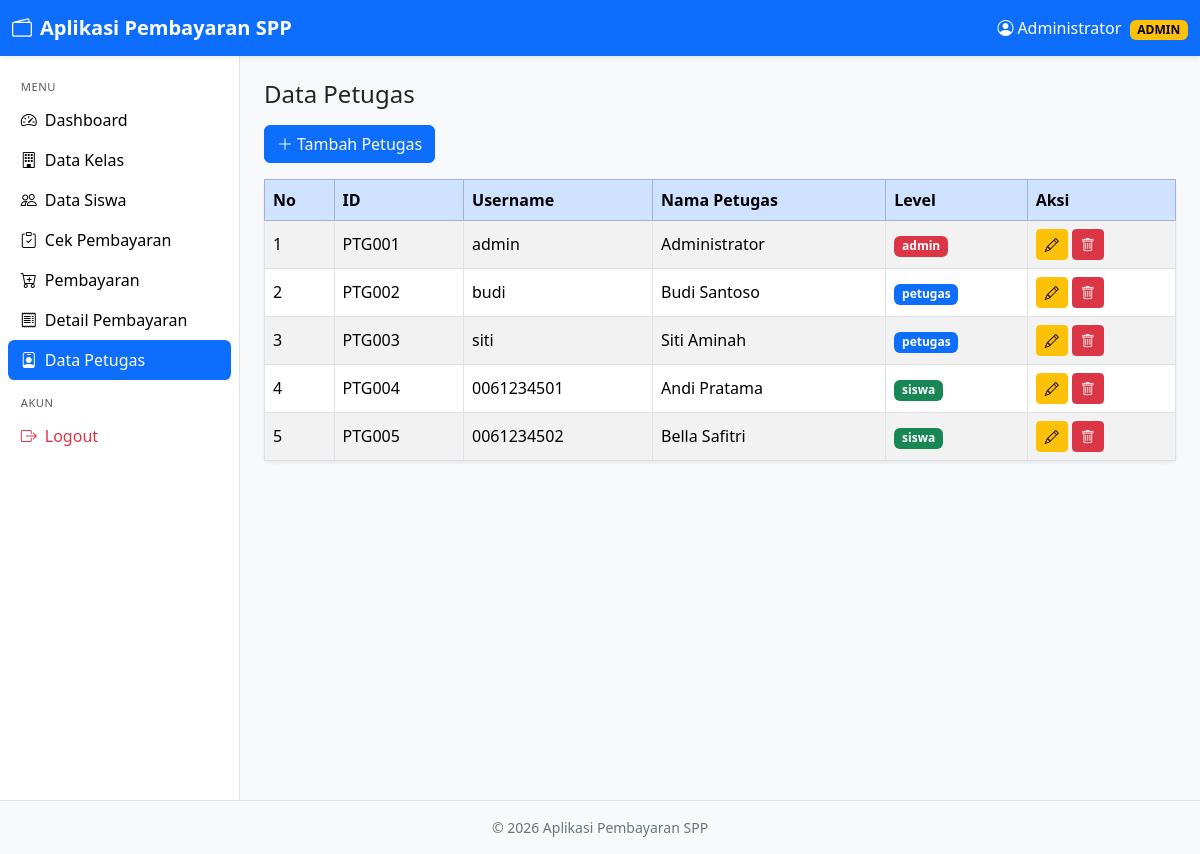
Screenshot of /petugas.php (signed in) with the database file from the repository.
### tables this page shows
CREATE TABLE tb_petugas (
  id_petugas   VARCHAR(11) NOT NULL,
  username     VARCHAR(25) NOT NULL,
  password     VARCHAR(32) NOT NULL,           
  nama_petugas VARCHAR(35) NOT NULL,
  level        ENUM('admin','petugas','siswa') NOT NULL,
  PRIMARY KEY (id_petugas),
  UNIQUE KEY uk_username (username)
);

### koneksi.php (called while the page is built, shortened)
<?php
function e($s) { return htmlspecialchars((string)$s, ENT_QUOTES, 'UTF-8'); }
function q($conn, $sql, $types = '', $params = []) {
    $st = $conn->prepare($sql);
    $st->execute();
    return $st;
}
function rows($conn, $sql, $types = '', $params = []) {
    return q($conn, $sql, $types, $params)->get_result()->fetch_all(MYSQLI_ASSOC);
}

### petugas.php (the view, shortened to what this page needs)
<?php
require 'koneksi.php';
$aksi = $_GET['aksi'] ?? 'list';
$levels = ['admin', 'petugas', 'siswa'];
require 'layout/header.php';
if ($aksi === 'tambah' || $aksi === 'edit'):
    if ($aksi === 'tambah') $r = ['id_petugas' => next_id($conn, 'tb_petugas', 'id_petugas', 'PTG'), 'username' => '', 'nama_petugas' => '', 'level' => 'petugas'];
?>
<div class="card shadow-sm border-0" style="max-width:640px">
  <div class="card-header bg-body fw-semibold"><?= $aksi === 'edit' ? 'Edit' : 'Tambah' ?> Petugas</div>
  <div class="card-body">
    <form method="post" class="row g-3">
      <input type="hidden" name="mode" value="<?= e($aksi) ?>">
      <div class="col-md-4">
        <label class="form-label">ID Petugas</label>
        <input class="form-control" name="id_petugas" value="<?= e($r['id_petugas']) ?>" readonly>
      </div>
      <div class="col-md-8">
        <label class="form-label">Username</label>
        <input class="form-control" name="username" value="<?= e($r['username']) ?>" maxlength="25" required>
      </div>
      <div class="col-12">
        <label class="form-label">Password</label>
        <input type="password" class="form-control" name="password" <?= $aksi === 'tambah' ? 'required' : 'placeholder="Kosongkan jika tidak diubah"' ?>>
      </div>
      <div class="col-md-8">
        <label class="form-label">Nama Petugas</label>
        <input class="form-control" name="nama_petugas" value="<?= e($r['nama_petugas']) ?>" maxlength="35" required>
      </div>
      <div class="col-md-4">
        <label class="form-label">Level</label>
        <select class="form-select" name="level">
          <?php foreach ($levels as $l): ?><option <?= $r['level'] === $l ? 'selected' : '' ?>><?= $l ?></option><?php endforeach; ?>
        </select>
      </div>
      <div class="col-12">
        <div class="form-text mb-2"><i class="bi bi-info-circle me-1"></i>Untuk akun level <b>siswa</b>, isi username dengan NISN siswa.</div>
        <button class="btn btn-primary"><i class="bi bi-save me-1"></i>Simpan</button>
        <a class="btn btn-secondary" href="petugas.php">Batal</a>
      </div>
    </form>
  </div>
</div>
<?php else:
    $data = rows($conn, "SELECT id_petugas, username, nama_petugas, level FROM tb_petugas ORDER BY id_petugas");
    $warna = ['admin' => 'danger', 'petugas' => 'primary', 'siswa' => 'success'];
?>
<div class="mb-3"><a class="btn btn-primary" href="?aksi=tambah"><i class="bi bi-plus-lg me-1"></i>Tambah Petugas</a></div>
<div class="card shadow-sm border-0">
  <div class="table-responsive">
    <table class="table table-hover table-striped table-bordered mb-0 align-middle">
      <thead class="table-primary"><tr><th>No</th><th>ID</th><th>Username</th><th>Nama Petugas</th><th>Level</th><th>Aksi</th></tr></thead>
      <tbody>
      <?php foreach ($data as $i => $r): ?>
      <tr>
        <td><?= $i + 1 ?></td><td><?= e($r['id_petugas']) ?></td><td><?= e($r['username']) ?></td>
        <td><?= e($r['nama_petugas']) ?></td>
        <td><span class="badge text-bg-<?= $warna[$r['level']] ?? 'secondary' ?>"><?= e($r['level']) ?></span></td>
        <td class="text-nowrap">
          <a class="btn btn-sm btn-warning" href="?aksi=edit&id=<?= urlencode($r['id_petugas']) ?>"><i class="bi bi-pencil"></i></a>
          <a class="btn btn-sm btn-danger" href="?aksi=hapus&id=<?= urlencode($r['id_petugas']) ?>" onclick="return confirm('Hapus data ini?')"><i class="bi bi-trash"></i></a>
        </td>
      </tr>
      <?php endforeach; ?>
      </tbody>
    </table>
  </div>
</div>
<?php endif; require 'layout/footer.php'; ?>

### rows the page displays
tb_petugas: id_petugas "PTG001", username "admin", nama_petugas "Administrator", level "admin"
tb_petugas: id_petugas "PTG002", username "budi", nama_petugas "Budi Santoso", level "petugas"
tb_petugas: id_petugas "PTG003", username "siti", nama_petugas "Siti Aminah", level "petugas"
tb_petugas: id_petugas "PTG004", username "0061234501", nama_petugas "Andi Pratama", level "siswa"
tb_petugas: id_petugas "PTG005", username "0061234502", nama_petugas "Bella Safitri", level "siswa"

### other values shown
$_SESSION['nama'] "Administrator"
$lv "ADMIN"
$label "Dashboard"
$label "Data Kelas"
$label "Data Siswa"
$label "Cek Pembayaran"
$label "Pembayaran"
$label "Detail Pembayaran"
$label "Data Petugas"
$title "Data Petugas"
